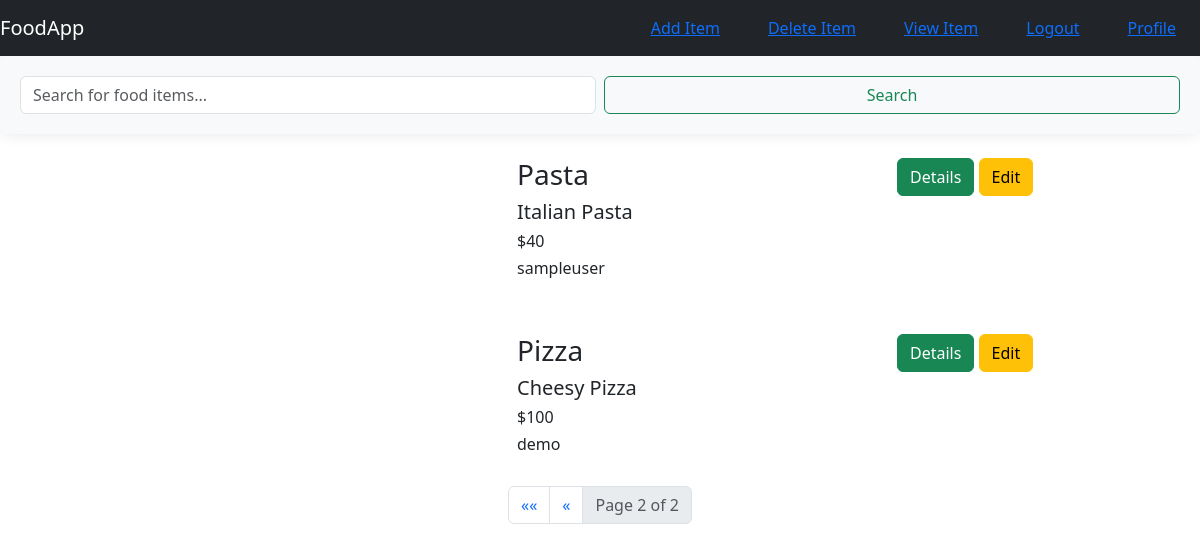
The page /food/?search=&page=2 (signed in) on the database its author committed.
### food/models.py (models this page shows, shortened)
class Item(models.Model):
    user_name = models.ForeignKey(User, on_delete=models.CASCADE, default=1)
    item_name = models.CharField(max_length=200)
    item_desc = models.CharField(max_length=500)
    item_price = models.IntegerField()
    item_image = models.CharField(max_length=500,default='https://cookinupastorm.biz/wp-content/uploads/2023/04/EmptyDinnerPlates.jpg')

### food/views.py (the view)
# urls.py: path('', views.IndecClassView.as_view(), name='index'),
class IndecClassView(ListView):
    model = Item
    template_name = 'food/index.html'
    context_object_name = 'item_list'
    paginate_by = 3  # 3 items per page
    def get_queryset(self):
        query = self.request.GET.get('search')
        items = Item.objects.all()
        if query:
            items = items.filter(item_name__icontains=query)
        return items
    def get_context_data(self, **kwargs):
        context = super().get_context_data(**kwargs)
        context['search_query'] = self.request.GET.get('search', '')
        return context

### food/templates/food/index.html (shortened to what this page needs)
{% extends 'food/base.html' %}
{% block body %}
<!DOCTYPE html>
<html lang="en">
<head>
</head>
<body>
  <form method="get" action="" class="d-flex justify-content-center mb-4">
    <input class="form-control me-2" type="search" name="search" value="{{ search_query }}" placeholder="Search for food items..." aria-label="Search">
    <button class="btn btn-outline-success" type="submit">Search</button>
  </form>
  {% for item in item_list %}
    <div class="container mt-4">
        <div class="row" >
          <div class="col-md-3 offset-md-2 mb-4">
          </div>
          <div class="col-md-4 mb-4">
              <h3>{{ item.item_name }}</h3>
              <h5>{{ item.item_desc }}</h5>
              <h6>${{ item.item_price }}</h6>
              <h6>{{item.user_name}}</h6>
          </div>
          <div class="col-md-2 mb-4">
              <a href="{% url 'detail' item.id %}" class="btn btn-success">Details</a>
              <a href="{% url 'edit_item' item.id %}" class="btn btn-warning">Edit</a>
          </div>
        </div>
      </div>
  {% endfor %}
  {% if is_paginated %}
  <nav aria-label="Page navigation">
      <ul class="pagination justify-content-center">
          {% if page_obj.has_previous %}
          <li class="page-item">
              <a class="page-link" href="?search={{ search_query }}&page=1" aria-label="First">
                  <span aria-hidden="true">&laquo;&laquo;</span>
              </a>
          </li>
          <li class="page-item">
              <a class="page-link" href="?search={{ search_query }}&page={{ page_obj.previous_page_number }}" aria-label="Previous">
                  <span aria-hidden="true">&laquo;</span>
              </a>
          </li>
          {% endif %}
          <li class="page-item disabled">
              <span class="page-link">Page {{ page_obj.number }} of {{ page_obj.paginator.num_pages }}</span>
          </li>
      </ul>
  </nav>
  {% endif %}
</body>
</html>
{% endblock %}

### food/static/food/style.css (style rules this page uses)
body { background-color: lightyellow; }
form { background-color: #f8f9fa; padding: 20px; border-radius: 8px; box-shadow: 0px 0px 15px rgba(0, 0, 0, 0.1); }
button { width: 100%; }

### rows shown on the page
Item: item_name "Pasta", item_desc "Italian Pasta", item_price "40", user_name "sampleuser"
Item: item_name "Pizza", item_desc "Cheesy Pizza", item_price "100", user_name "demo"

### other values the page prints
{{ page_obj.number }} "2"
{{ page_obj.paginator.num_pages }} "2"
